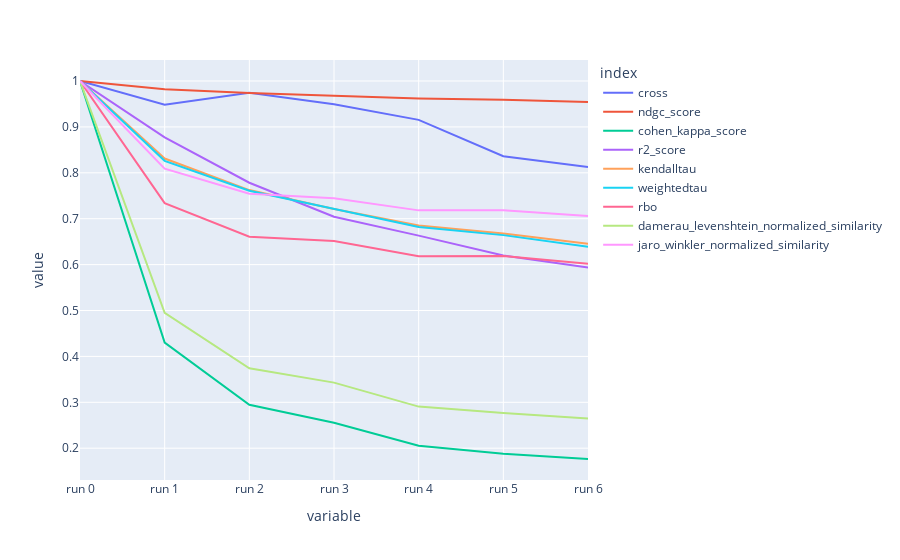

Notebook code for this chart:
### Code cell
df=plot_plotly(plot_data)

### Figure 1 — Plotly figure (JSON) as saved in the notebook; plotly's stock layout.template omitted (floating-point values rounded to 4 significant figures)
{"data": [{"hovertemplate": "index=cross<br>variable=%{x}<br>value=%{y}<extra></extra>", "legendgroup": "cross", "line": {"color": "#636efa", "dash": "solid"}, "marker": {"symbol": "circle"}, "mode": "lines", "name": "cross", "orientation": "v", "showlegend": true, "type": "scatter", "x": ["run 0", "run 1", "run 2", "run 3", "run 4", "run 5", "run 6"], "xaxis": "x", "y": [1, 0.9484, 0.9745, 0.9493, 0.9153, 0.8362, 0.8125], "yaxis": "y"}, {"hovertemplate": "index=ndgc_score<br>variable=%{x}<br>value=%{y}<extra></extra>", "legendgroup": "ndgc_score", "line": {"color": "#EF553B", "dash": "solid"}, "marker": {"symbol": "circle"}, "mode": "lines", "name": "ndgc_score", "orientation": "v", "showlegend": true, "type": "scatter", "x": ["run 0", "run 1", "run 2", "run 3", "run 4", "run 5", "run 6"], "xaxis": "x", "y": [1.0, 0.9821, 0.9737, 0.9681, 0.962, 0.9591, 0.9545], "yaxis": "y"}, {"hovertemplate": "index=cohen_kappa_score<br>variable=%{x}<br>value=%{y}<extra></extra>", "legendgroup": "cohen_kappa_score", "line": {"color": "#00cc96", "dash": "solid"}, "marker": {"symbol": "circle"}, "mode": "lines", "name": "cohen_kappa_score", "orientation": "v", "showlegend": true, "type": "scatter", "x": ["run 0", "run 1", "run 2", "run 3", "run 4", "run 5", "run 6"], "xaxis": "x", "y": [1, 0.4301, 0.2946, 0.2554, 0.2054, 0.1878, 0.1765], "yaxis": "y"}, {"hovertemplate": "index=r2_score<br>variable=%{x}<br>value=%{y}<extra></extra>", "legendgroup": "r2_score", "line": {"color": "#ab63fa", "dash": "solid"}, "marker": {"symbol": "circle"}, "mode": "lines", "name": "r2_score", "orientation": "v", "showlegend": true, "type": "scatter", "x": ["run 0", "run 1", "run 2", "run 3", "run 4", "run 5", "run 6"], "xaxis": "x", "y": [1, 0.8774, 0.7783, 0.7042, 0.6632, 0.6199, 0.5938], "yaxis": "y"}, {"hovertemplate": "index=kendalltau<br>variable=%{x}<br>value=%{y}<extra></extra>", "legendgroup": "kendalltau", "line": {"color": "#FFA15A", "dash": "solid"}, "marker": {"symbol": "circle"}, "mode": "lines", "name": "kendalltau", "orientation": "v", "showlegend": true, "type": "scatter", "x": ["run 0", "run 1", "run 2", "run 3", "run 4", "run 5", "run 6"], "xaxis": "x", "y": [1.0, 0.8311, 0.7624, 0.7213, 0.6852, 0.6677, 0.6451], "yaxis": "y"}, {"hovertemplate": "index=weightedtau<br>variable=%{x}<br>value=%{y}<extra></extra>", "legendgroup": "weightedtau", "line": {"color": "#19d3f3", "dash": "solid"}, "marker": {"symbol": "circle"}, "mode": "lines", "name": "weightedtau", "orientation": "v", "showlegend": true, "type": "scatter", "x": ["run 0", "run 1", "run 2", "run 3", "run 4", "run 5", "run 6"], "xaxis": "x", "y": [1, 0.8261, 0.7608, 0.7218, 0.682, 0.6642, 0.6387], "yaxis": "y"}, {"hovertemplate": "index=rbo<br>variable=%{x}<br>value=%{y}<extra></extra>", "legendgroup": "rbo", "line": {"color": "#FF6692", "dash": "solid"}, "marker": {"symbol": "circle"}, "mode": "lines", "name": "rbo", "orientation": "v", "showlegend": true, "type": "scatter", "x": ["run 0", "run 1", "run 2", "run 3", "run 4", "run 5", "run 6"], "xaxis": "x", "y": [1, 0.7339, 0.6608, 0.6512, 0.6184, 0.619, 0.602], "yaxis": "y"}, {"hovertemplate": "index=damerau_levenshtein_normalized_similarity<br>variable=%{x}<br>value=%{y}<extra></extra>", "legendgroup": "damerau_levenshtein_normalized_similarity", "line": {"color": "#B6E880", "dash": "solid"}, "marker": {"symbol": "circle"}, "mode": "lines", "name": "damerau_levenshtein_normalized_similarity", "orientation": "v", "showlegend": true, "type": "scatter", "x": ["run 0", "run 1", "run 2", "run 3", "run 4", "run 5", "run 6"], "xaxis": "x", "y": [1, 0.4948, 0.3742, 0.3429, 0.2907, 0.2766, 0.2646], "yaxis": "y"}, {"hovertemplate": "index=jaro_winkler_normalized_similarity<br>variable=%{x}<br>value=%{y}<extra></extra>", "legendgroup": "jaro_winkler_normalized_similarity", "line": {"color": "#FF97FF", "dash": "solid"}, "marker": {"symbol": "circle"}, "mode": "lines", "name": "jaro_winkler_normalized_similarity", "orientation": "v", "showlegend": true, "type": "scatter", "x": ["run 0", "run 1", "run 2", "run 3", "run 4", "run 5", "run 6"], "xaxis": "x", "y": [1, 0.8089, 0.7543, 0.7446, 0.7182, 0.7186, 0.7059], "yaxis": "y"}], "layout": {"legend": {"title": {"text": "index"}, "tracegroupgap": 0}, "margin": {"t": 60}, "xaxis": {"anchor": "y", "domain": [0, 1], "title": {"text": "variable"}}, "yaxis": {"anchor": "x", "domain": [0, 1], "title": {"text": "value"}}}}
